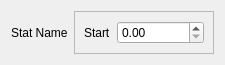
<?xml version="1.0" encoding="UTF-8"?>
<ui version="4.0">
 <class>Form</class>
 <widget class="QWidget" name="Form">
  <property name="geometry">
   <rect>
    <x>0</x>
    <y>0</y>
    <width>225</width>
    <height>65</height>
   </rect>
  </property>
  <property name="windowTitle">
   <string>Form</string>
  </property>
  <layout class="QHBoxLayout" name="horizontalLayout">
   <item>
    <widget class="QLabel" name="labelStatName">
     <property name="sizePolicy">
      <sizepolicy hsizetype="Minimum" vsizetype="Preferred">
       <horstretch>0</horstretch>
       <verstretch>0</verstretch>
      </sizepolicy>
     </property>
     <property name="text">
      <string>Stat Name</string>
     </property>
    </widget>
   </item>
   <item>
    <widget class="QFrame" name="frame">
     <property name="sizePolicy">
      <sizepolicy hsizetype="Expanding" vsizetype="Preferred">
       <horstretch>0</horstretch>
       <verstretch>0</verstretch>
      </sizepolicy>
     </property>
     <property name="frameShape">
      <enum>QFrame::StyledPanel</enum>
     </property>
     <property name="frameShadow">
      <enum>QFrame::Raised</enum>
     </property>
     <layout class="QFormLayout" name="formLayout">
      <item row="0" column="0">
       <widget class="QLabel" name="label_3">
        <property name="text">
         <string>Start</string>
        </property>
       </widget>
      </item>
      <item row="0" column="1">
       <widget class="QDoubleSpinBox" name="doubleSpinBoxStart"/>
      </item>
     </layout>
    </widget>
   </item>
  </layout>
 </widget>
 <resources/>
 <connections/>
</ui>
